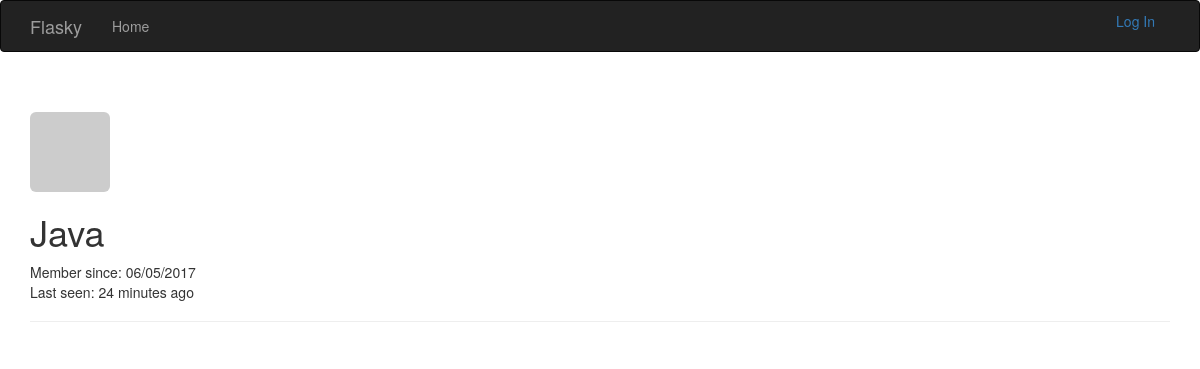
Before: /user/Java with the older database file.
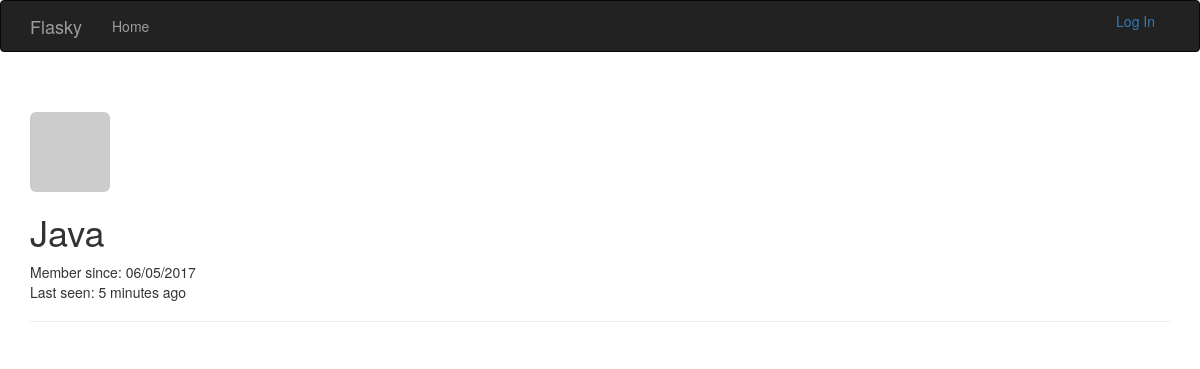
After: the same page with the newer database file.
### app/models.py (models this page shows, shortened)
class User(UserMixin, db.Model):
    __tablename__ = 'users'
    id = db.Column(db.Integer, primary_key=True)
    email = db.Column(db.String(64), unique=True, index=True)
    username = db.Column(db.String(64), unique=True, index=True)
    role_id = db.Column(db.Integer, db.ForeignKey('roles.id'))
    password_hash = db.Column(db.String(128))
    confirmed = db.Column(db.Boolean, default=False)
    name = db.Column(db.String(64))
    location = db.Column(db.String(64))
    about_me = db.Column(db.Text())
    member_since = db.Column(db.DateTime(), default=datetime.utcnow)
    last_seen = db.Column(db.DateTime(), default=datetime.utcnow)
    avatar_hash = db.Column(db.String(32))
    @property
    def password(self):
        raise AttributeError("password is not a readable attribute")
    def gravatar(self, size=100, default="identicon", rating="g"):
        if request.is_secure:
            url = "http://secure.gravatar.com/avatar"
        else:
            url = 'http://www.gravatar.com/avatar'
        hash = self.avatar_hash or hashlib.md5(self.email.encode("utf-8")).hexdigest()
        return '{url}/{hash}?s={size}&d={default}&r={rating}'.format(
            url=url, hash=hash, size=size, default=default, rating=rating)

### app/main/views.py (the view)
@main.route("/user/<username>")
def user(username):
    user = User.query.filter_by(username=username).first()
    if user is None:
        abort(404)
    return render_template("user.html", user=user)

### app/auth/views.py (called while the page is built)
@auth.before_app_request
def before_request():
    if current_user.is_authenticated:
        current_user.ping()
        if not current_user.confirmed \
                and request.endpoint[:5] != "auth.":
            return redirect(url_for("auth.unconfirmed"))

### app/main/__init__.py (called while the page is built)
@main.app_context_processor
def inject_permissions():
    return dict(Permission=Permission)

### app/models.py (called while the page is built)
    def is_administrator(self):
        return False

### app/templates/user.html (shortened to what this page needs)
{% extends 'base.html' %}
{% block page_content %}
	<div class="page-header">
        <img class="img-rounded profile-thumbnail" src="{{ user.gravatar(size=256) }}" >
        <h1>{{ user.username }}</h1>
    <p>
        Member since: {{ moment(user.member_since).format("L") }}<br />
        Last seen: {{ moment(user.last_seen).fromNow() }}
    </p>
	</div>
{% endblock %}

### app/templates/base.html (shortened to what this page needs)
{% extends 'bootstrap/base.html' %}
{% block head %}
	{{super()}}
{% endblock %}
{% block navbar %}
<div class="navbar navbar-inverse" role='navigation'>
	<div class="container">
		<div class="navbar-header">
			<a class="navbar-brand" href="{{ url_for('main.index') }}">Flasky</a>
		</div>
		<div class="navbar-collapse collapse">
			<ul class="nav navbar-nav">
				<li><a href="{{ url_for('main.index') }}">Home</a></li>
			</ul>
            <ul class="nav navbar-right">
                {% if current_user.is_authenticated %}
                 <li class="dropdown">
                    <a href="#" class="dropdown-toggle" data-toggle="dropdown">Account <b class="caret"></b></a>
                    <ul class="dropdown-menu">
                        <li><a href="{{ url_for('auth.change_password') }}">Change Password</a></li>
                        <li><a href="{{ url_for('auth.logout') }}">Log Out</a></li>
                    </ul>
                </li>
                {% else %}
                <li>
                    <a href="{{ url_for('auth.login') }}">Log In</a>
                </li>
                {% endif %}
            </ul>
		</div>
	</div>
</div>
{% endblock %}
{% block content %}
	<div class="container">
		{% block page_content %}{% endblock %}
	</div>
{% endblock %}

Changed rows visible on the page:
changed User "Java": last_seen "24 minutes ago" → "5 minutes ago"
